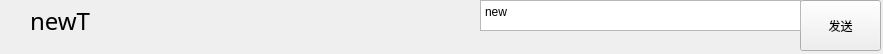
<?xml version="1.0" encoding="UTF-8"?>
<ui version="4.0">
 <class>MainWindow</class>
 <widget class="QMainWindow" name="MainWindow">
  <property name="enabled">
   <bool>true</bool>
  </property>
  <property name="geometry">
   <rect>
    <x>0</x>
    <y>0</y>
    <width>883</width>
    <height>54</height>
   </rect>
  </property>
  <property name="acceptDrops">
   <bool>false</bool>
  </property>
  <property name="windowTitle">
   <string>Data</string>
  </property>
  <property name="toolButtonStyle">
   <enum>Qt::ToolButtonTextOnly</enum>
  </property>
  <widget class="QWidget" name="centralwidget">
   <widget class="QLabel" name="label">
    <property name="geometry">
     <rect>
      <x>30</x>
      <y>-5</y>
      <width>181</width>
      <height>51</height>
     </rect>
    </property>
    <property name="font">
     <font>
      <family>黑体</family>
      <pointsize>18</pointsize>
     </font>
    </property>
    <property name="text">
     <string>newT</string>
    </property>
   </widget>
   <widget class="QPushButton" name="btn_open">
    <property name="geometry">
     <rect>
      <x>800</x>
      <y>0</y>
      <width>81</width>
      <height>51</height>
     </rect>
    </property>
    <property name="text">
     <string>发送</string>
    </property>
   </widget>
   <widget class="QTextBrowser" name="textBrowser">
    <property name="geometry">
     <rect>
      <x>480</x>
      <y>0</y>
      <width>321</width>
      <height>31</height>
     </rect>
    </property>
    <property name="html">
     <string>&lt;!DOCTYPE HTML PUBLIC &quot;-//W3C//DTD HTML 4.0//EN&quot; &quot;http://www.w3.org/TR/REC-html40/strict.dtd&quot;&gt;
&lt;html&gt;&lt;head&gt;&lt;meta name=&quot;qrichtext&quot; content=&quot;1&quot; /&gt;&lt;style type=&quot;text/css&quot;&gt;
p, li { white-space: pre-wrap; }
&lt;/style&gt;&lt;/head&gt;&lt;body style=&quot; font-family:'SimSun'; font-size:9pt; font-weight:400; font-style:normal;&quot;&gt;
&lt;p style=&quot; margin-top:0px; margin-bottom:0px; margin-left:0px; margin-right:0px; -qt-block-indent:0; text-indent:0px;&quot;&gt;new&lt;/p&gt;&lt;/body&gt;&lt;/html&gt;</string>
    </property>
   </widget>
  </widget>
 </widget>
 <resources/>
 <connections/>
</ui>
